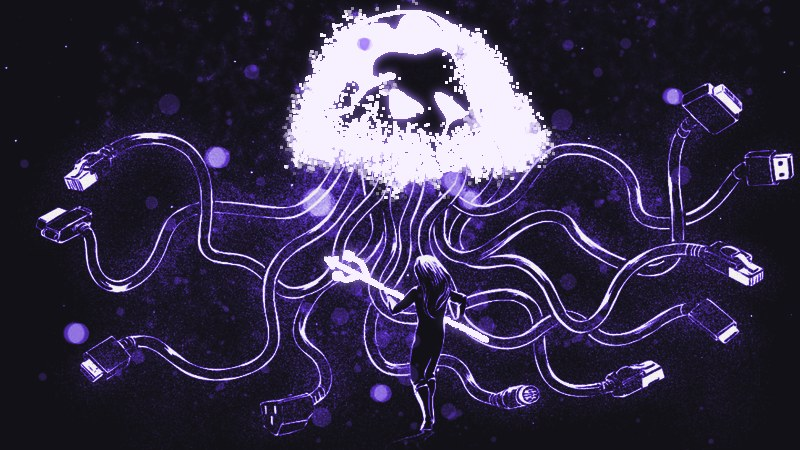
#> input picture img/cases/astaroth-style-campaign.jpg, 800 x 450 px
$ python recolor2.py ../img/cases/astaroth-style-campaign.jpg
#> lines starting #> are read from the running program, lines starting #| are printed output that depends on the picture; after the words box and inside, x2 and y2 are one past the last pixel; in counts of white or black regions, pixels touching at a corner belong together
"""Recolor any artwork into the TRWBCY portfolio purple, matched to the dark card set.

v2 of recolor_purple.py, built for mixed source art (light paper, large color fields):
  - light-paper art is inverted automatically, so every card sits on a dark ground
  - overall tone is pulled down to the same darkness as the other cards
  - color areas become a richer violet instead of a white glow, so big blue/red
    fields no longer blow out; small accents still get a soft glow

Usage:
    python recolor2.py input.png [output.jpg] [--invert | --no-invert]
Writes an 800x450 JPG (default: <input>-card-800x450.jpg).
Needs: pip install pillow numpy
"""
import sys
from pathlib import Path

import numpy as np
from PIL import Image, ImageFilter, ImageOps


def hx(h):
    return np.array([int(h[i:i + 2], 16) for i in (1, 3, 5)], dtype=float)


STOPS = [(0.0, hx('#0E0D12')), (0.22, hx('#1C1630')), (0.58, hx('#5B2FC9')),
         (0.88, hx('#B4A0EE')), (1.0, hx('#EAE4FA'))]
VIOLET = hx('#9B6BFF')   # tint for colored areas
GLOW = hx('#B48CFF')     # soft glow around small accents
TARGET_MEAN = 0.27       # average brightness of the finished card


def gradient(t):
    out = np.zeros(t.shape + (3,))
    for (t0, c0), (t1, c1) in zip(STOPS, STOPS[1:]):
        m = (t >= t0) & (t <= t1)
        k = ((t - t0) / (t1 - t0))[m][:, None]
        out[m] = c0 + (c1 - c0) * k
    return out


def recolor(src, size=(800, 450), invert=None, centering=(0.5, 0.45)):
#> called with size = (800, 450), centering = (0.5, 0.45)
    im = ImageOps.fit(src.convert('RGB'), size, Image.LANCZOS, centering=centering)
#> im is the input picture: PIL image 800x450 RGB; mean R, G, B 55.7, 48.8, 73.5
    rgb = np.asarray(im).astype(float) / 255
    g = np.asarray(ImageOps.grayscale(im)).astype(float) / 255
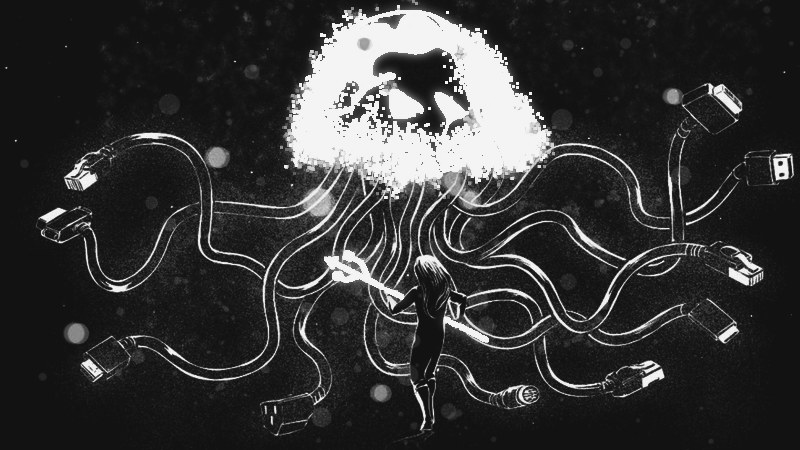
#> g: shape (450, 800) float64; min 0.0157, max 0.996, mean 0.21

    # light paper -> invert, judged from the border
    b = max(4, size[1] // 25)
#> b = 18
    border = np.concatenate([g[:b].ravel(), g[-b:].ravel(), g[:, :b].ravel(), g[:, -b:].ravel()])
    if invert is None:
        invert = border.mean() > 0.55
#> invert = False
    if invert:
        g = 1 - g

    # stretch, then pull the overall tone to the card set's darkness
    lo, hi = np.percentile(g, 1), np.percentile(g, 99.5)
#> lo = 0.0627; hi = 0.973
    g = np.clip((g - lo) / max(1e-3, hi - lo), 0, 1)
    m = max(1e-3, min(0.999, g.mean()))
#> m = 0.162
    gamma = float(np.clip(np.log(TARGET_MEAN) / np.log(m), 0.7, 2.6))
#> gamma = 0.72
    g = g ** gamma

    base = gradient(g)
#> the loop in gradient, `for (t0, c0), (t1, c1) in zip(STOPS, STOPS[1:]):` made 4 passes
#> pass 1, in gradient, `m = (t >= t0) & (t <= t1)`:
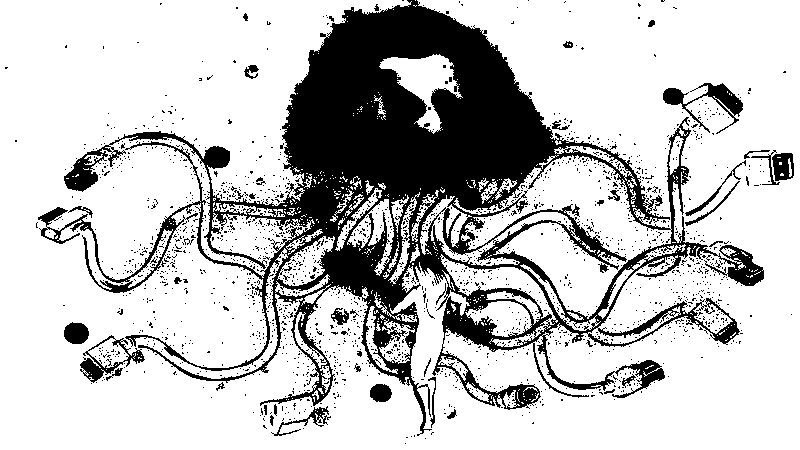
#> m: shape (450, 800) bool; 76.9% white; 1925 black regions (1884 under 20 px), largest, box (x1, y1, x2, y2) and area: (38, 0, 764, 436) 73462, (663, 83, 743, 134) 1130, (80, 335, 145, 383) 765

    # colored areas: saturation from the source
    mx, mn = rgb.max(2), rgb.min(2)
    sat = np.where(mx > 0, (mx - mn) / np.maximum(mx, 1e-3), 0)
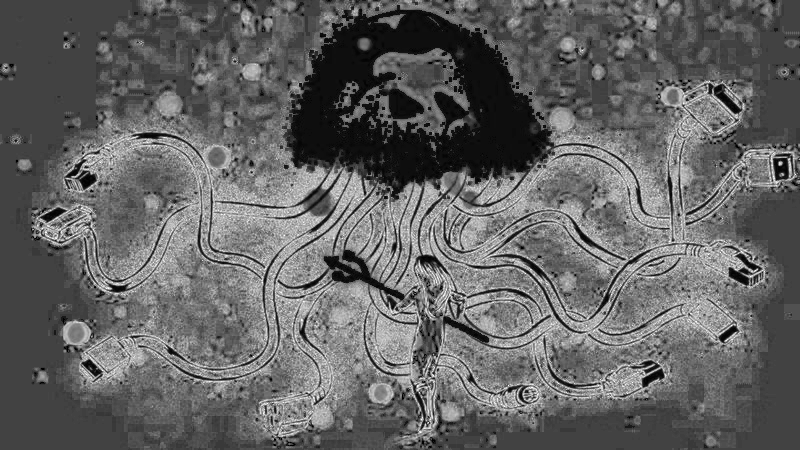
#> sat: shape (450, 800) float64; min 0, max 1, mean 0.393
    acc = np.clip((sat - 0.30) / 0.30, 0, 1) * (mx > 0.2)
    acc_img = Image.fromarray((acc * 255).astype('uint8')).filter(ImageFilter.GaussianBlur(1))
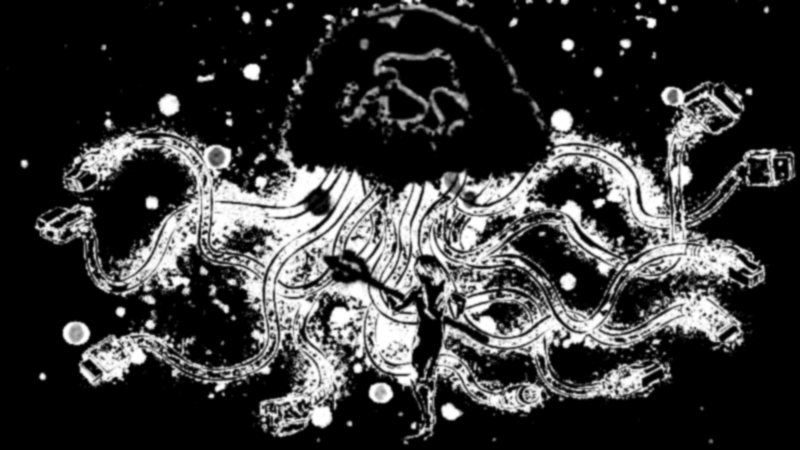
#> acc_img: PIL image 800x450 L; min 0, max 255, mean 54.7
    acc = np.asarray(acc_img).astype(float) / 255
    area = acc.mean()
#> area = 0.215

    # tint colored areas violet, keeping their light and shade
    lum = np.clip(0.25 + 0.85 * g, 0, 1)[..., None]
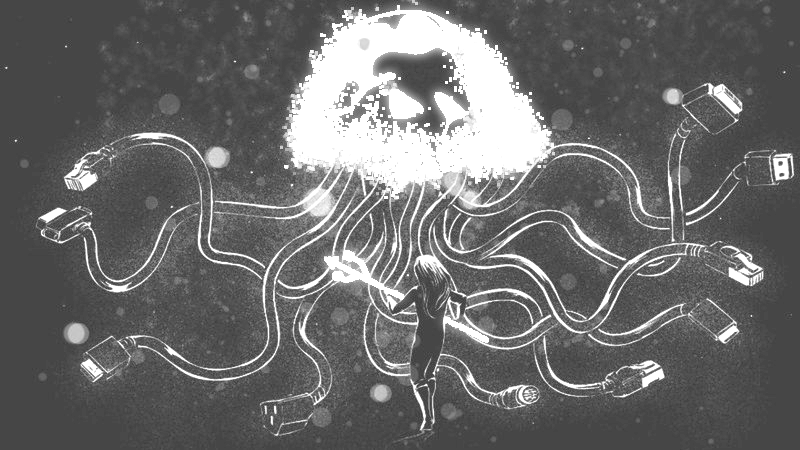
#> lum: shape (450, 800, 1) float64; min 0.25, max 1, mean 0.422
    tinted = VIOLET * lum
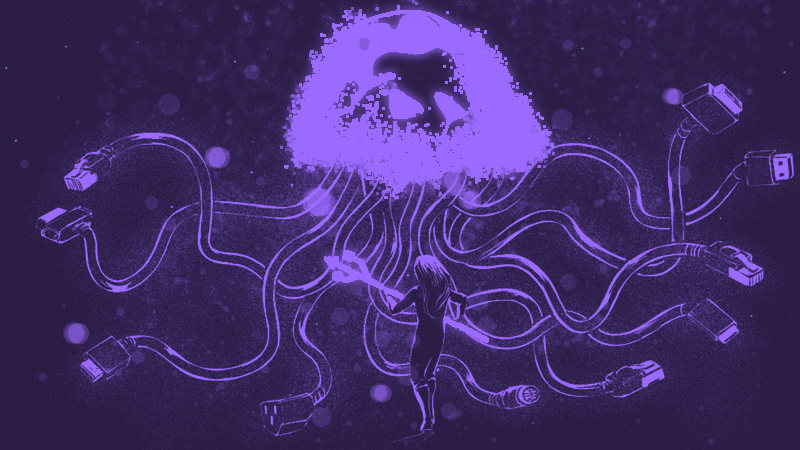
#> tinted: shape (450, 800, 3) float64; mean of channels 0, 1, 2 65.5, 45.2, 107.7; drawn as R, G, B
    out = base * (1 - acc[..., None] * 0.75) + tinted * (acc[..., None] * 0.75)
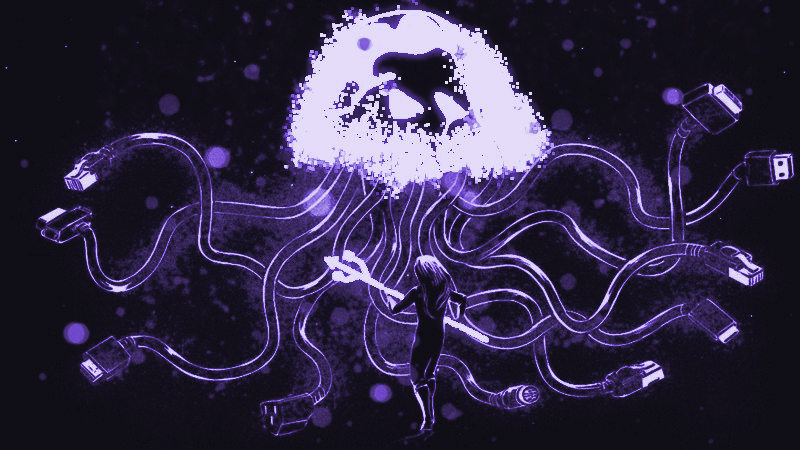
#> out: shape (450, 800, 3) float64; mean of channels 0, 1, 2 50.6, 42.9, 70.7; drawn as R, G, B

    # small accents (under ~7% of the frame) also get a soft glow
    if area < 0.07:
        glow = np.asarray(acc_img.filter(ImageFilter.GaussianBlur(size[0] / 140))).astype(float) / 255
        glow = np.clip(glow * 1.8, 0, 1)[..., None] * 0.45
        out = out * (1 - glow) + GLOW * glow

    return Image.fromarray(np.clip(out, 0, 255).astype('uint8')), invert, area


if __name__ == '__main__':
    args = [a for a in sys.argv[1:] if not a.startswith('--')]
    inv = True if '--invert' in sys.argv else False if '--no-invert' in sys.argv else None
    src = Path(args[0])
    dst = Path(args[1]) if len(args) > 1 else src.with_name(src.stem + '-card-800x450.jpg')
    img, used_inv, area = recolor(Image.open(src), invert=inv)
#> used_inv = False; area = 0.215
    img.save(dst, quality=88)
    print(f'{dst}  invert={used_inv}  color-area={area:.1%}')
#| ../img/cases/astaroth-style-campaign-card-800x450.jpg  invert=False  color-area=21.5%

$ run again, on img/cases/edr-lab-with-wazuh.jpg
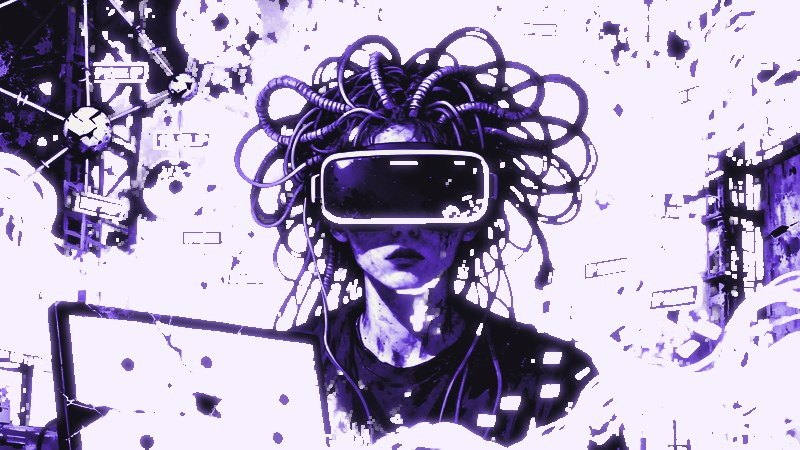
#> input picture img/cases/edr-lab-with-wazuh.jpg, 800 x 450 px
#> in recolor, im is the input picture: PIL image 800x450 RGB; mean R, G, B 174.4, 164.7, 192.5
#> b = 18
#> invert = True
#> lo = 0.0196; hi = 0.941
#> in recolor, `m = max(1e-3, min(0.999, g.mean()))`: m = 0.338
#> gamma = 1.21
#> the loop in gradient, `for (t0, c0), (t1, c1) in zip(STOPS, STOPS[1:]):` made 4 passes
#> pass 1, in gradient, `m = (t >= t0) & (t <= t1)`:
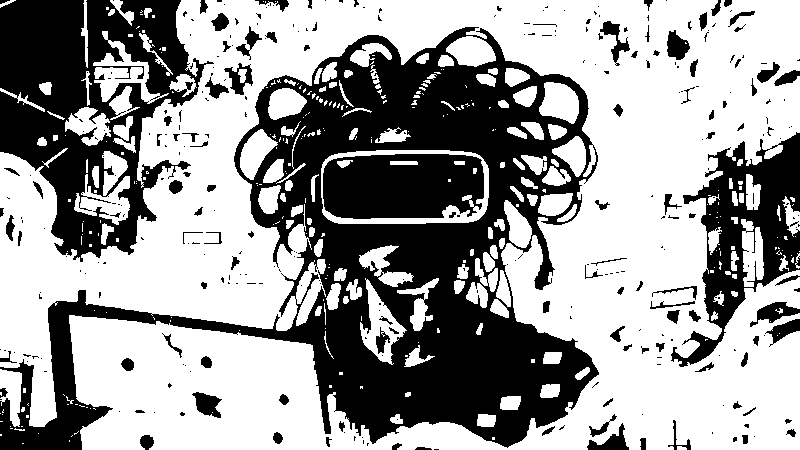
#> m: shape (450, 800) bool; 61.1% white; 327 black regions (214 under 20 px), largest, box (x1, y1, x2, y2) and area: (0, 27, 599, 450) 80639, (0, 0, 214, 262) 28315, (671, 132, 800, 367) 11274
#> in recolor, `area = acc.mean()`: area = 0.173
#> in recolor, `out = base * (1 - acc[..., None] * 0.75) + tinted * (acc[..., None] * ..`:
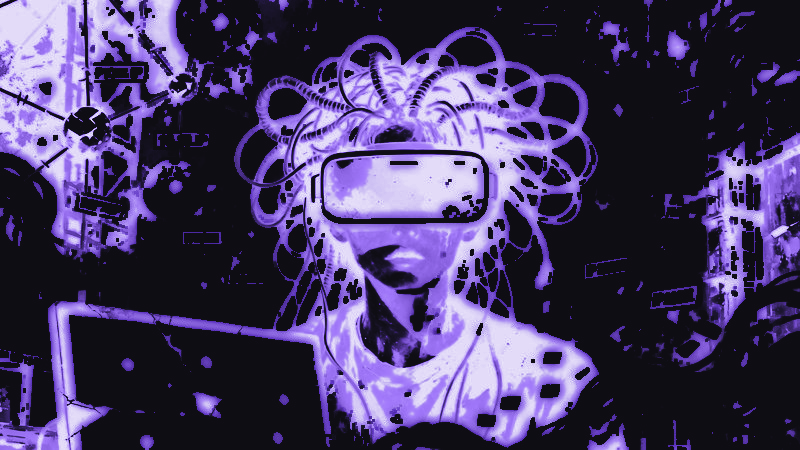
#> out: shape (450, 800, 3) float64; mean of channels 0, 1, 2 70.2, 58.6, 98.9; drawn as R, G, B
#> `img, used_inv, area = recolor(Image.open(src), invert=inv)`: used_inv = True; area = 0.173
#| ../img/cases/edr-lab-with-wazuh-card-800x450.jpg  invert=True  color-area=17.3%

$ run again, on img/cases/envguard.jpg
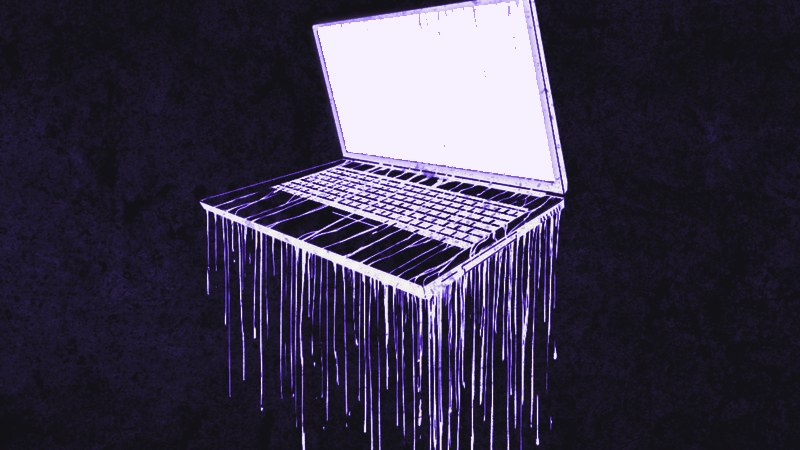
#> input picture img/cases/envguard.jpg, 800 x 450 px
#> in recolor, im is the input picture: PIL image 800x450 RGB; mean R, G, B 58.7, 53, 73.2
#> b = 18
#> invert = False
#> lo = 0.0667; hi = 0.961
#> in recolor, `m = max(1e-3, min(0.999, g.mean()))`: m = 0.176
#> gamma = 0.753
#> the loop in gradient, `for (t0, c0), (t1, c1) in zip(STOPS, STOPS[1:]):` made 4 passes
#> pass 1, in gradient, `m = (t >= t0) & (t <= t1)`:
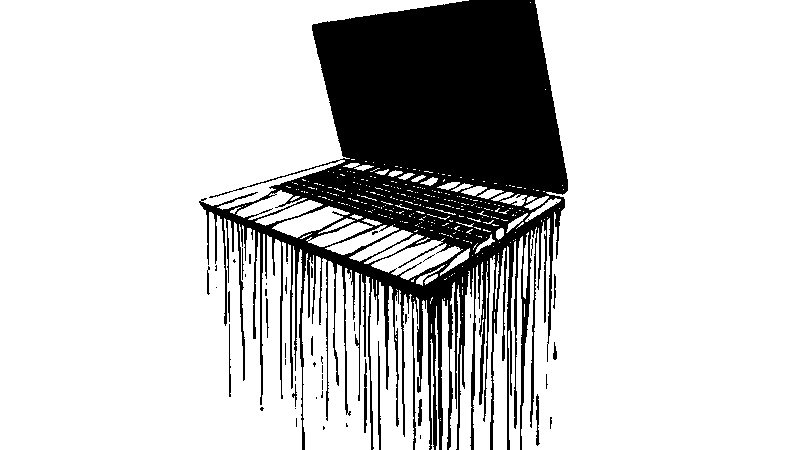
#> m: shape (450, 800) bool; 79.9% white; 52 black regions (35 under 20 px), largest, box (x1, y1, x2, y2) and area: (199, 0, 568, 450) 70884, (378, 341, 381, 450) 217, (364, 359, 367, 433) 189
#> in recolor, `area = acc.mean()`: area = 0.0869
#> in recolor, `out = base * (1 - acc[..., None] * 0.75) + tinted * (acc[..., None] * ..`:
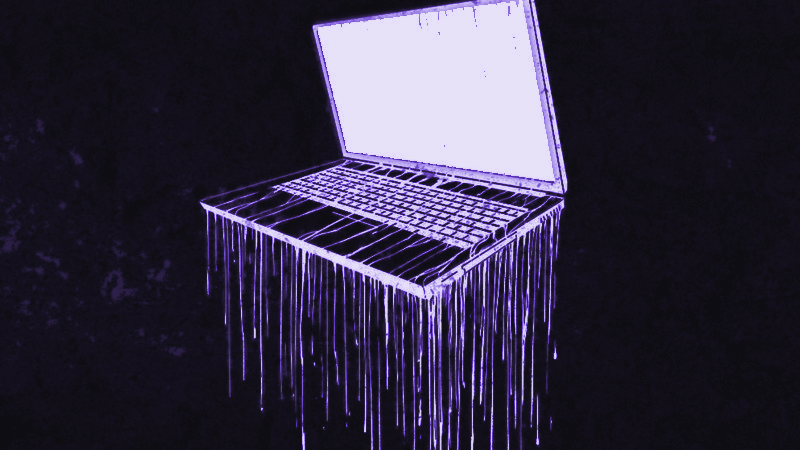
#> out: shape (450, 800, 3) float64; mean of channels 0, 1, 2 50.8, 45.2, 66.5; drawn as R, G, B
#> `img, used_inv, area = recolor(Image.open(src), invert=inv)`: used_inv = False; area = 0.0869
#| ../img/cases/envguard-card-800x450.jpg  invert=False  color-area=8.7%

$ run again, on img/cases/ghoststager.jpg
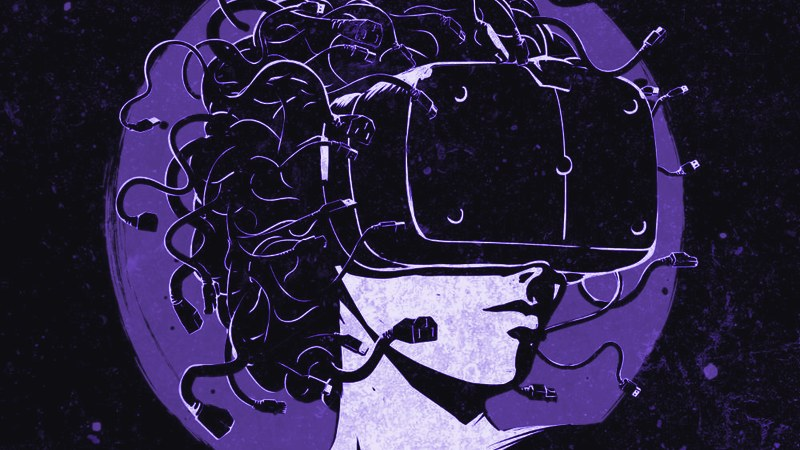
#> input picture img/cases/ghoststager.jpg, 800 x 450 px
#> in recolor, im is the input picture: PIL image 800x450 RGB; mean R, G, B 47, 39, 67.8
#> b = 18
#> invert = False
#> lo = 0.0392; hi = 0.906
#> in recolor, `m = max(1e-3, min(0.999, g.mean()))`: m = 0.157
#> gamma = 0.707
#> in recolor, `area = acc.mean()`: area = 0.211
#> in recolor, `out = base * (1 - acc[..., None] * 0.75) + tinted * (acc[..., None] * ..`:
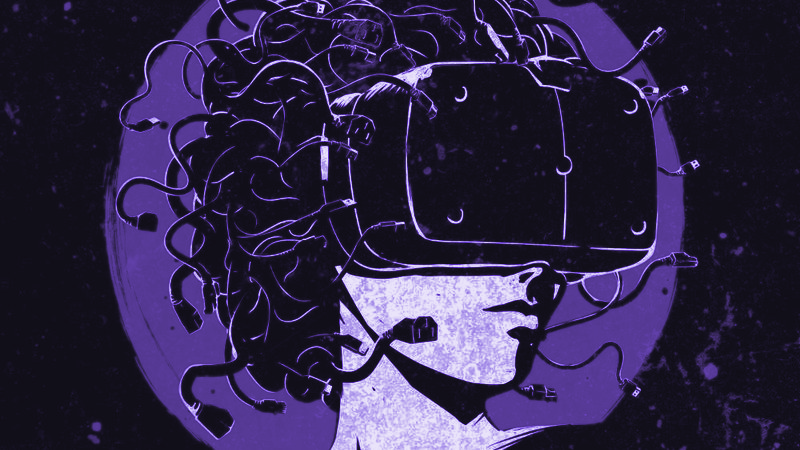
#> out: shape (450, 800, 3) float64; mean of channels 0, 1, 2 48.3, 39.1, 71.9; drawn as R, G, B
#> `img, used_inv, area = recolor(Image.open(src), invert=inv)`: used_inv = False; area = 0.211
#| ../img/cases/ghoststager-card-800x450.jpg  invert=False  color-area=21.1%
